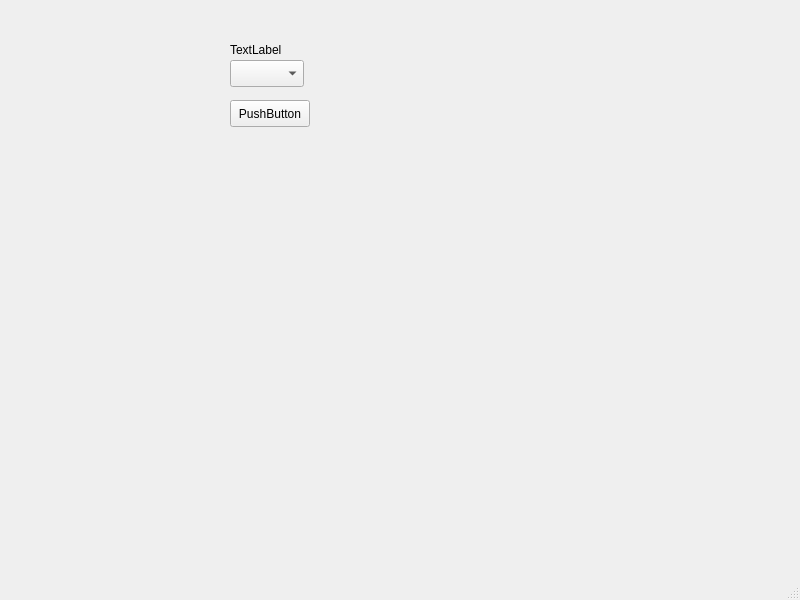
<?xml version="1.0" encoding="UTF-8"?>
<ui version="4.0">
 <class>MainWindow</class>
 <widget class="QMainWindow" name="MainWindow">
  <property name="geometry">
   <rect>
    <x>0</x>
    <y>0</y>
    <width>800</width>
    <height>600</height>
   </rect>
  </property>
  <property name="windowTitle">
   <string>MainWindow</string>
  </property>
  <widget class="QWidget" name="centralwidget">
   <widget class="QComboBox" name="comboBox">
    <property name="geometry">
     <rect>
      <x>230</x>
      <y>60</y>
      <width>74</width>
      <height>27</height>
     </rect>
    </property>
   </widget>
   <widget class="QLabel" name="label">
    <property name="geometry">
     <rect>
      <x>230</x>
      <y>40</y>
      <width>56</width>
      <height>19</height>
     </rect>
    </property>
    <property name="text">
     <string>TextLabel</string>
    </property>
   </widget>
   <widget class="QPushButton" name="pushButton">
    <property name="geometry">
     <rect>
      <x>230</x>
      <y>100</y>
      <width>80</width>
      <height>27</height>
     </rect>
    </property>
    <property name="text">
     <string>PushButton</string>
    </property>
   </widget>
  </widget>
  <widget class="QMenuBar" name="menubar">
   <property name="geometry">
    <rect>
     <x>0</x>
     <y>0</y>
     <width>800</width>
     <height>24</height>
    </rect>
   </property>
  </widget>
  <widget class="QStatusBar" name="statusbar"/>
 </widget>
 <resources/>
 <connections/>
</ui>
